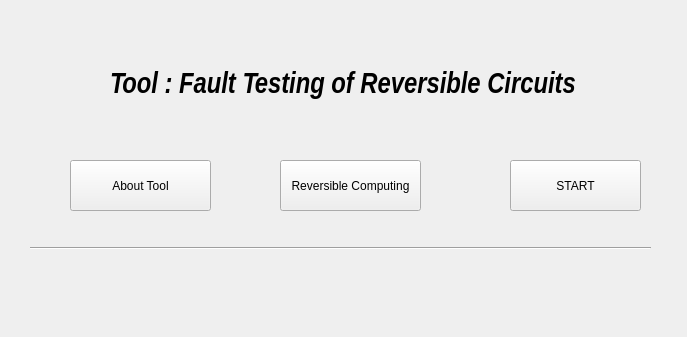
<?xml version="1.0" encoding="UTF-8"?>
<ui version="4.0">
 <class>MainWindow</class>
 <widget class="QMainWindow" name="MainWindow">
  <property name="geometry">
   <rect>
    <x>0</x>
    <y>0</y>
    <width>687</width>
    <height>337</height>
   </rect>
  </property>
  <property name="windowTitle">
   <string>RC-Tool</string>
  </property>
  <widget class="QWidget" name="centralwidget">
   <widget class="QLabel" name="label">
    <property name="geometry">
     <rect>
      <x>110</x>
      <y>50</y>
      <width>491</width>
      <height>71</height>
     </rect>
    </property>
    <property name="font">
     <font>
      <family>Liberation Sans Narrow</family>
      <pointsize>22</pointsize>
      <weight>75</weight>
      <italic>true</italic>
      <bold>true</bold>
     </font>
    </property>
    <property name="text">
     <string>Tool : Fault Testing of Reversible Circuits</string>
    </property>
   </widget>
   <widget class="QPushButton" name="pushButton">
    <property name="geometry">
     <rect>
      <x>70</x>
      <y>160</y>
      <width>141</width>
      <height>51</height>
     </rect>
    </property>
    <property name="text">
     <string>About Tool</string>
    </property>
   </widget>
   <widget class="QPushButton" name="start">
    <property name="geometry">
     <rect>
      <x>510</x>
      <y>160</y>
      <width>131</width>
      <height>51</height>
     </rect>
    </property>
    <property name="text">
     <string>START</string>
    </property>
   </widget>
   <widget class="Line" name="line">
    <property name="geometry">
     <rect>
      <x>30</x>
      <y>240</y>
      <width>621</width>
      <height>16</height>
     </rect>
    </property>
    <property name="orientation">
     <enum>Qt::Horizontal</enum>
    </property>
   </widget>
   <widget class="QPushButton" name="pushButton_2">
    <property name="geometry">
     <rect>
      <x>280</x>
      <y>160</y>
      <width>141</width>
      <height>51</height>
     </rect>
    </property>
    <property name="text">
     <string>Reversible Computing</string>
    </property>
   </widget>
  </widget>
 </widget>
 <resources/>
 <connections/>
</ui>
